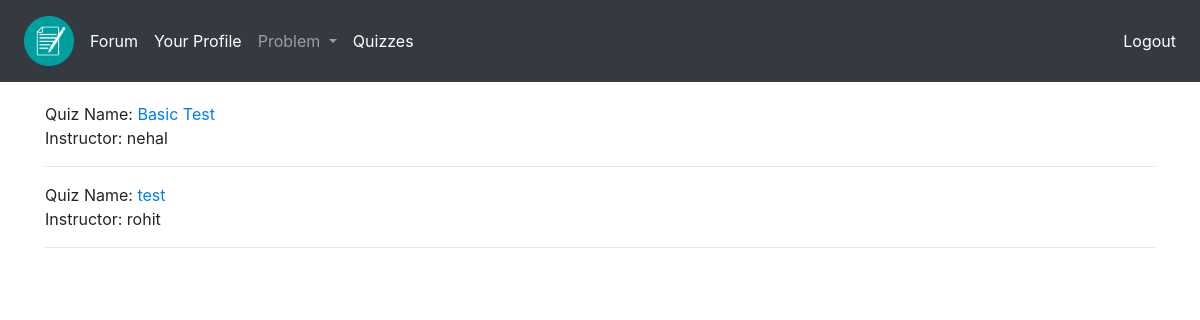
Screenshot of /quiz/ (signed in) with the database file from the repository.
### Quiz/models.py (models this page shows, shortened)
class QuizName(models.Model):
    author = models.ForeignKey(
        User, on_delete=models.CASCADE, related_name='quiz_creator')
    quizname = models.CharField(
        max_length=264)
    publish_date = models.DateTimeField(auto_now_add=True)
    update_date = models.DateTimeField(auto_now=True)
    class Meta:
        ordering = ('-publish_date',)

### App_Login/models.py (models this page shows)
class User(AbstractUser):
    is_teacher = models.BooleanField(default=False)
    is_student = models.BooleanField(default=False)
    first_name = models.CharField(max_length=100)
    last_name = models.CharField(max_length=100)

### Quiz/views.py (the view)
# urls.py: path('', views.QuizList.as_view(), name='QuizList'),
class QuizList(ListView):
    context_object_name = 'quiz'
    model = QuizName
    template_name = 'Quiz/quiz_list.html'

### templates/Quiz/quiz_list.html
{% extends 'base.html' %} {% load custom_filters %} {% block title_block %} Quiz List {% endblock %} {% block body_block %} {% for quiz_obj in quiz %}
<span> Quiz Name: <a href="{% url 'Quiz:test' pk=quiz_obj.pk %}">{{quiz_obj.quizname}}</a></span>
<p>Instructor: {{quiz_obj.author}}</p>
<hr> {% endfor %} {% endblock %}

### rows the page displays
QuizName: quizname "Basic Test", author "nehal"
QuizName: quizname "test", author "rohit"
